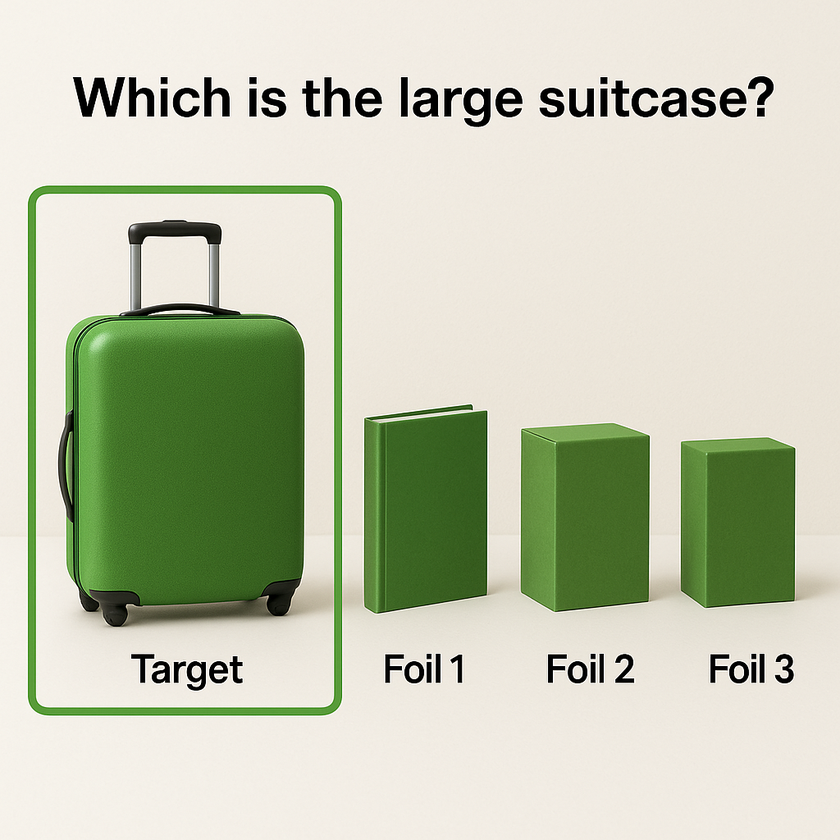
#> input picture PatrickProject/Data_File_Cleaning/FileCleaning/BLAH.png, 840 x 840 px, shrunk from 1024 x 1024 before the run, found by its file name
$ python backgroundcleaner.py
#> lines starting #> are read from the running program, lines starting #| are printed output that depends on the picture; after the words box and inside, x2 and y2 are one past the last pixel; in counts of white or black regions, pixels touching at a corner belong together
import cv2
import numpy as np

# 1. Load image (BGR)
img = cv2.imread('/home/patrick/ssd/discover-hidden-visual-concepts/PatrickProject/Data_File_Cleaning/FileCleaning/BLAH.png', cv2.IMREAD_UNCHANGED)
#> img is the input picture: shape (840, 840, 3); mean B, G, R 180.2, 202.7, 197.3
if img is None:
    raise SystemExit("Could not read input.png")

# 2. Convert to HSV so we can threshold by “lightness”
hsv = cv2.cvtColor(img, cv2.COLOR_BGR2HSV)
#> hsv: shape (840, 840, 3); mean H, S, V 26.1, 47.2, 206.7

# 3. Define a range for your background color.
#    Here we pick very light (white/cream) pixels:
lower_bg = np.array([0, 0, 200])    # H: any, S: low, V: high
upper_bg = np.array([180, 30, 255]) # tweak S/V if needed

# 4. Build a mask where background pixels = 255
bg_mask = cv2.inRange(hsv, lower_bg, upper_bg)
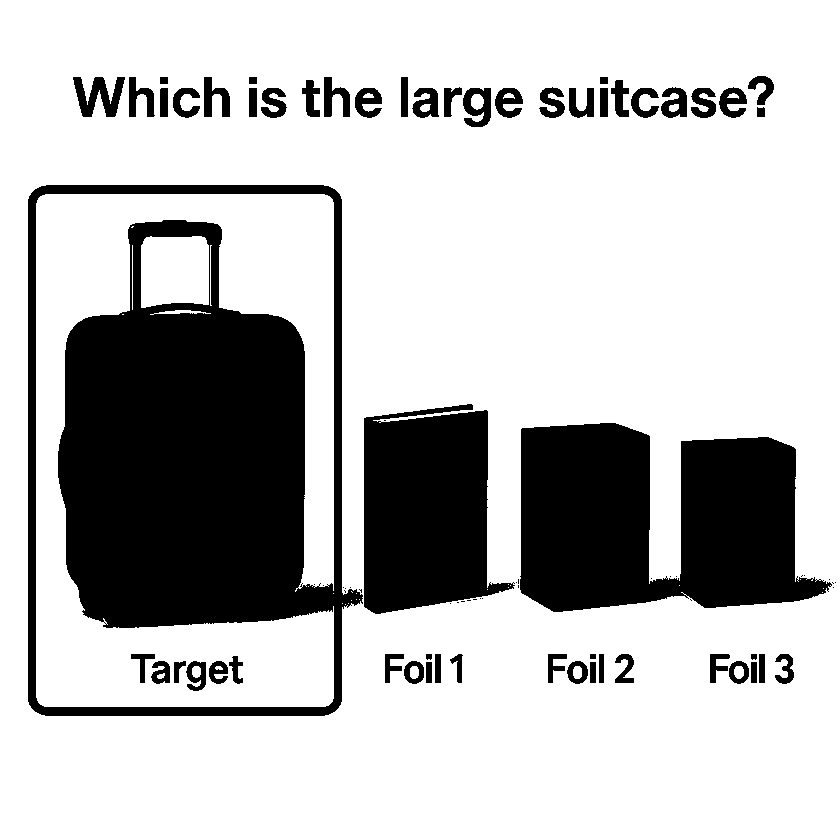
#> bg_mask: shape (840, 840); 75.2% white; 83 black regions (28 under 20 px), largest, box (x1, y1, x2, y2) and area: (28, 185, 363, 716) 91189, (520, 423, 832, 612) 43039, (364, 404, 515, 614) 23971

# 5. Invert mask to get the foreground
fg_mask = cv2.bitwise_not(bg_mask)

# 6. Split original image channels
b, g, r = cv2.split(img)
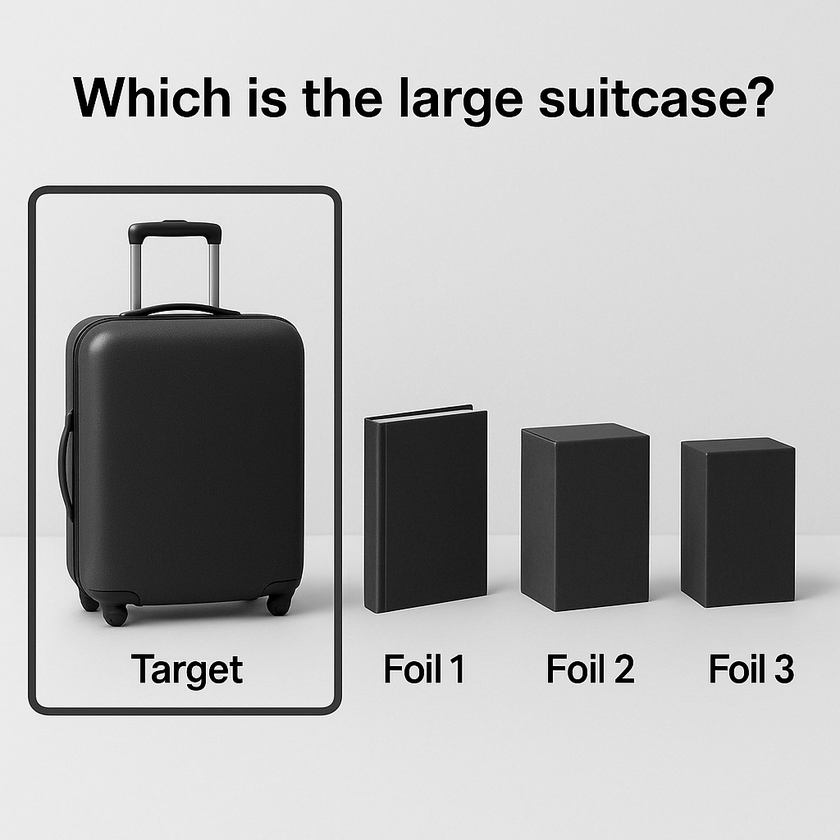
#> b: shape (840, 840); min 0, max 255, mean 180.2
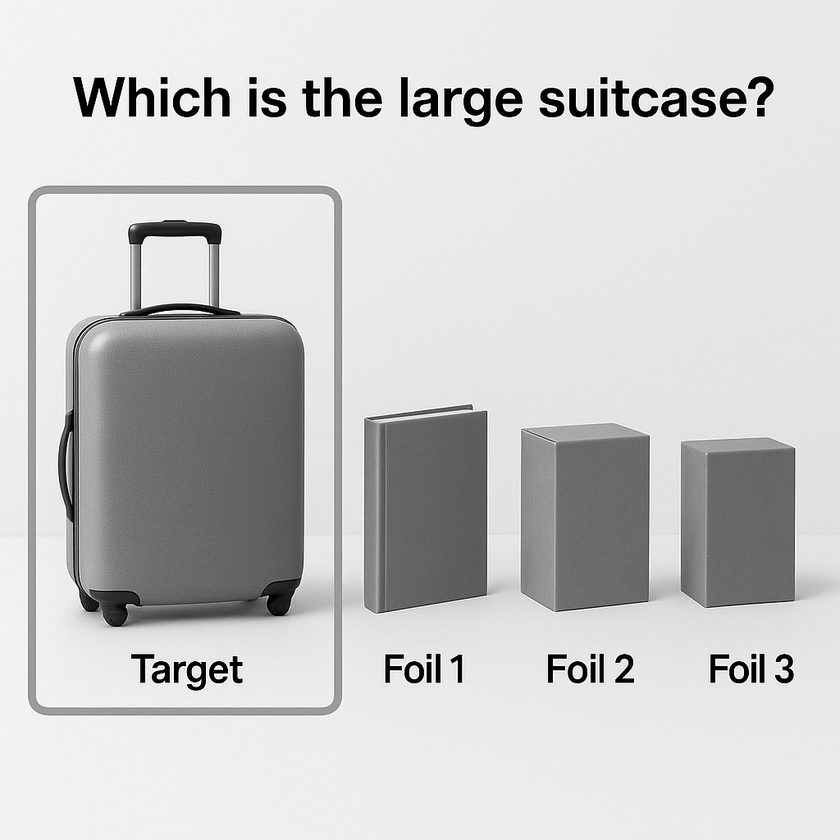
#> g: shape (840, 840); min 0, max 255, mean 202.7
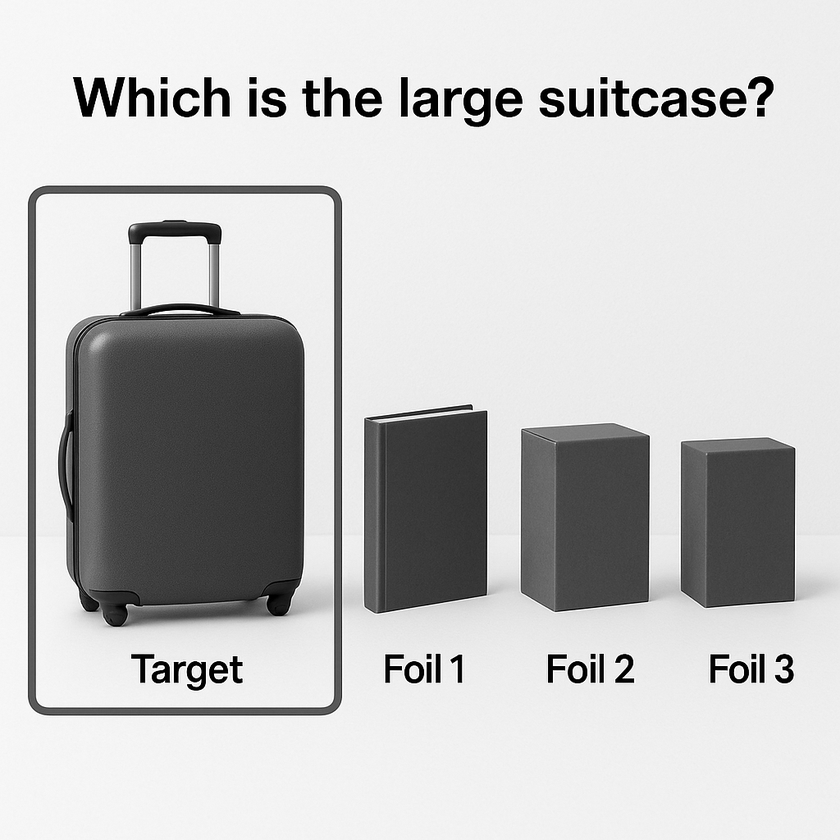
#> r: shape (840, 840); min 0, max 255, mean 197.3

# 7. Use the fg_mask as the alpha channel
alpha = fg_mask

# 8. Merge B,G,R and new alpha
rgba = cv2.merge([b, g, r, alpha])

# 9. Save result with transparency
cv2.imwrite('output.png', rgba)

print("Saved output.png with transparent background.")

$ run again, with PatrickProject/AllKonkFiles/image-1.jpg saved as PatrickProject/Data_File_Cleaning/FileCleaning/BLAH.png
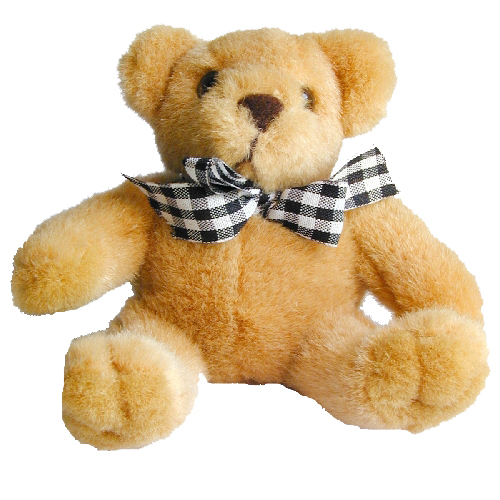
#> input picture PatrickProject/AllKonkFiles/image-1.jpg, 500 x 500 px, found by its file name
#> img is the input picture: shape (500, 500, 3); mean B, G, R 173, 202.8, 223.2
#> hsv: shape (500, 500, 3); mean H, S, V 13.1, 66.4, 223.3
#> `bg_mask = cv2.inRange(hsv, lower_bg, upper_bg)`:
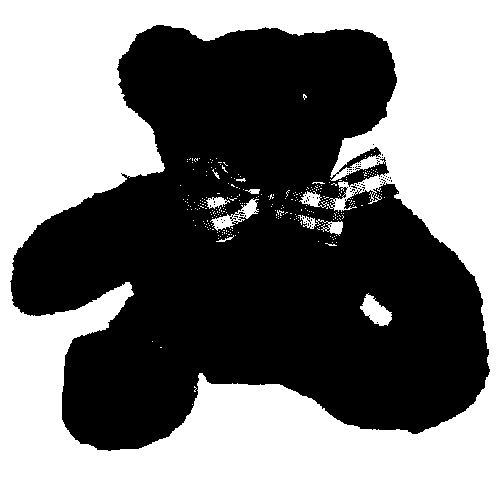
#> bg_mask: shape (500, 500); 48.7% white; 280 white regions (270 under 20 px), largest, box (x1, y1, x2, y2) and area: (0, 0, 500, 500) 119609, (360, 293, 392, 326) 564, (210, 198, 259, 231) 490
#> `b, g, r = cv2.split(img)`:
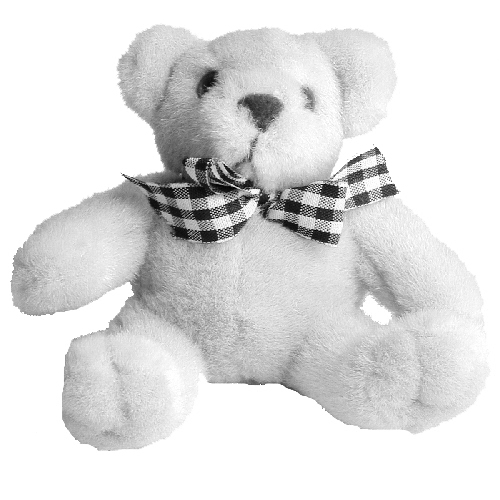
#> r: shape (500, 500); min 0, max 255, mean 223.2
